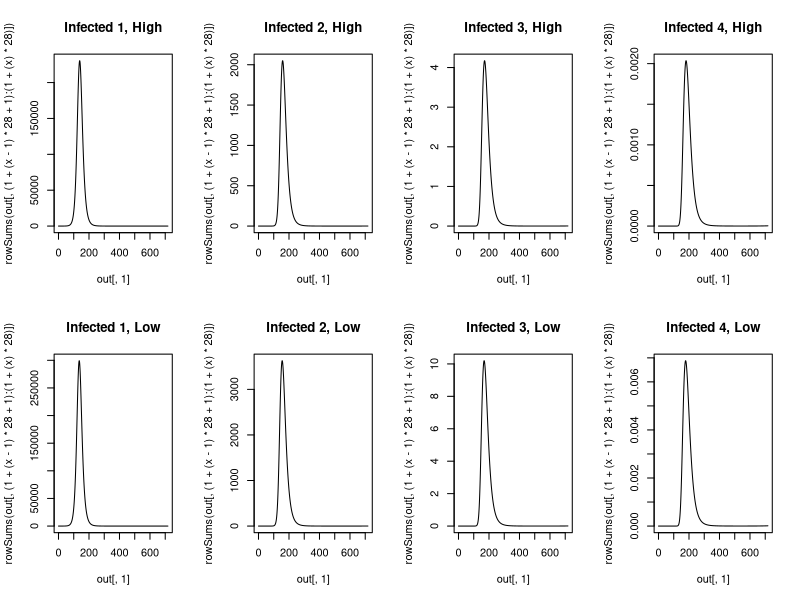

This chart was generated by the following R code:
############################
#CRC info
############################
args = commandArgs(TRUE)
input = as.numeric(args[1])
vac.vec = seq(from = 0, to = 1, by = .2)
vac = vac.vec[input]

library(deSolve)

############################
#Initial condidtions and parameters
############################
percentage_vec <- c(rep(1.8,5), rep(1.8,5), rep(1.84,5), rep(1.86,5),
                    17.2, 15, 12.7, 8.8, 5.5, 2.8, 1.3, 0.2)
percentage_vec <- percentage_vec / 100
initial_conditions <- as.data.frame(matrix(NA, nrow = 28*4, ncol = 3))
initial_conditions[,2] <- rep(1:28,4)
for(i in 1:4){
  x <- i - 1
  initial_conditions[x*(28) + (1:28),1] <- rep(i,28)
}
initial_conditions[,3] <- rep(percentage_vec,4)

susceptible_init_h <- cbind(initial_conditions[,1], initial_conditions[,2], rep(NA, 112))
susceptible_init_h[,3] <- c(initial_conditions[1:28,3] * 6 *10^6, initial_conditions[29:56,3] * 0, 
                            initial_conditions[57:84,3] * 0, initial_conditions[85:112,3] * 0)
susceptible_init_l <- cbind(initial_conditions[,1], initial_conditions[,2], rep(NA, 112))
susceptible_init_l[,3] <- c(initial_conditions[1:28,3] * 6 *10^6, initial_conditions[29:56,3] * 0, 
                            initial_conditions[57:84,3] * 0, initial_conditions[85:112,3] * 0)

infected_init_h <- cbind(initial_conditions[,1], initial_conditions[,2], rep(NA, 112))
infected_init_h[,3] <- c(initial_conditions[1:28,3] * 1, initial_conditions[29:56,3] * 0, 
                         initial_conditions[57:84,3] * 0, initial_conditions[85:112,3] * 0)
infected_init_l <- cbind(initial_conditions[,1], initial_conditions[,2], rep(NA, 112))
infected_init_l[,3] <- c(initial_conditions[1:28,3] * 1, initial_conditions[29:56,3] * 0, 
                         initial_conditions[57:84,3] * 0, initial_conditions[85:112,3] * 0)

recovered_init_h <- cbind(initial_conditions[,1], initial_conditions[,2], rep(NA, 112))
recovered_init_h[,3] <- c(initial_conditions[1:28,3] * 0, initial_conditions[29:56,3] * 0, 
                          initial_conditions[57:84,3] * 0, initial_conditions[85:112,3] * 0)
recovered_init_l <- cbind(initial_conditions[,1], initial_conditions[,2], rep(NA, 112))
recovered_init_l[,3] <- c(initial_conditions[1:28,3] * 0, initial_conditions[29:56,3] * 0, 
                          initial_conditions[57:84,3] * 0, initial_conditions[85:112,3] * 0)


susceptible_h <- function(exposure){
  x <- exposure - 1
  susceptible <- c(susceptible_init_h[(x * 28) + 1:28,3])
}
susceptible_total_h <- sum(susceptible_h(1) + susceptible_h(2) + susceptible_h(3) + susceptible_h(4))
susceptible_l <- function(exposure){
  x <- exposure - 1
  susceptible <- c(susceptible_init_l[(x * 28) + 1:28,3])
}
susceptible_total_l <- sum(susceptible_l(1) + susceptible_l(2) + susceptible_l(3) + susceptible_l(4))

infected_h <- function(exposure){
  x <- exposure - 1
  infected <- c(infected_init_h[(x * 28) + 1:28,3])
} 
infected_total_h <- sum(infected_h(1) + infected_h(2) + infected_h(3) + infected_h(4))
infected_l <- function(exposure){
  x <- exposure - 1
  infected <- c(infected_init_l[(x * 28) + 1:28,3])
} 
infected_total_l <- sum(infected_l(1) + infected_l(2) + infected_l(3) + infected_l(4))

recovered_h <- function(exposure){
  x <- exposure - 1
  recovered <- c(recovered_init_h[(x * 28) + 1:28,3])
} 
recovered_total_h <- sum(recovered_h(1) + recovered_h(2) + recovered_h(3) + recovered_h(4))
recovered_l <- function(exposure){
  x <- exposure - 1
  recovered <- c(recovered_init_l[(x * 28) + 1:28,3])
} 
recovered_total_l <- sum(recovered_l(1) + recovered_l(2) + recovered_l(3) + recovered_l(4))

population_h <- sum(susceptible_total_h + infected_total_h + recovered_total_h)
population_l <- sum(susceptible_total_l + infected_total_l + recovered_total_l)


native <- c(rep(1, 7), rep(0.86, 9), rep(0.842, 4), 0.814, 0.7676, 0.7784, rep(0.809, 5))

parms <- c(beta_h = 0.3447,
           beta_l = 0.4529,
           gamma = 1/4,
           sigma = 1/(365 * 1.2),
           mu = 19 / (1000 * 365),
           delta = c((0.013 / 365), rep(0.001 / 365, 4), rep(0, 10), rep(0.001, 5), 
                     0.002 / 365, 0.0025 / 365, 
                     0.004 / 365, 0.0085 / 365,
                     0.0175 / 365, 0.0425 / 365,
                     0.114 / 365, 0.151 / 365),
           age_window = c(rep(1, 21), rep(10, 7)),
           native = c(rep(1, 7), rep(0.86, 9), rep(0.842, 4), 0.814, 0.7676, 0.7784, rep(0.809, 5)),
           travel <- 1 - native,
           vac_h = vac,
           vac_l = vac)

############################
#MODEL
############################
model <- function(t, y, parms){
  
  beta_h <- parms[1]
  beta_l <- parms[2]
  gamma <- parms[3]
  sigma <- parms[4]
  mu <- parms[5]
  delta <- parms[6:33]
  age_window <- parms[34:61]
  native <- parms[62:89]
  travel <- parms[90:117]
  vac_h <- c(rep(0,8), ifelse((t>(365*30)), parms[118], 0), rep(0,19))
  vac_l <- c(rep(0,8), ifelse((t>(365*30)), parms[119], 0), rep(0,19))
  
  S1_h <- y[1:28]
  I1_h <- y[29:56]
  R1_h <- y[57:84]
  S2_h <- y[85:112]
  I2_h <- y[113:140]
  R2_h <- y[141:168]
  S3_h <- y[169:196]
  I3_h <- y[197:224]
  R3_h <- y[225:252]
  S4_h <- y[253:280]
  I4_h <- y[281:308]
  R4_h <- y[309:336]
  
  S1_l <- y[337:364]
  I1_l <- y[365:392]
  R1_l <- y[393:420]
  S2_l <- y[421:448]
  I2_l <- y[449:476]
  R2_l <- y[477:504]
  S3_l <- y[505:532]
  I3_l <- y[533:560]
  R3_l <- y[561:588]
  S4_l <- y[589:616]
  I4_l <- y[617:644]
  R4_l <- y[645:672]
  
  FOI <- y[673]
  FOI_h <- y[674]
  FOI_l <- y[675]
  
  infected_total_h <- sum(sum(I1_h), sum(I2_h), sum(I3_h), sum(I4_h))
  population_h <- y[1:336]
  pop_h <- sum(population_h)
  infected_total_l <- sum(sum(I1_l), sum(I2_l), sum(I3_l), sum(I4_l))
  population_l <- y[337:672]
  pop_l <- sum(population_l)
  
  effective_population_h <- population_h + rep(travel,12) * population_l
  effective_population_h <- sum(effective_population_h)
  effective_population_l <- population_l + rep(travel,12) * population_h
  effective_population_l <- sum(effective_population_l)
  
  #first infection
  dS1_h <-  
    mu * c(pop_h, rep(0,27)) +
    c(0, 1/365 / head(age_window, -1) * head(S1_h, -1)) -
    c(1/365 / head(age_window, -1) * head(S1_h, -1), 0) -
    native * S1_h * (beta_h * infected_total_h / effective_population_h) -
    travel * S1_h * (beta_l * infected_total_l / effective_population_l) -
    S1_h * delta -
    S1_h * vac_h
  dS1_l <-  
    mu * c(pop_l, rep(0,27)) +
    c(0, 1/365 / head(age_window, -1) * head(S1_l, -1)) -
    c(1/365 / head(age_window, -1) * head(S1_l, -1), 0) -
    travel * S1_l * (beta_h * infected_total_h / effective_population_h) -
    native * S1_l * (beta_l * infected_total_l / effective_population_l) -
    S1_l * delta - 
    S1_l * vac_l
  
  dI1_h <- 
    native * S1_h * (beta_h * infected_total_h / effective_population_h) +
    travel * S1_h * (beta_l * infected_total_l / effective_population_l) +
    c(0, 1/365 / head(age_window, -1) * head(I1_h, -1)) -
    c(1/365 / head(age_window, -1) * head(I1_h, -1), 0) -
    I1_h * gamma -
    I1_h * delta
  dI1_l <- 
    travel * S1_l * (beta_h * infected_total_h / effective_population_h) +
    native * S1_l * (beta_l * infected_total_l / effective_population_l) +
    c(0, 1/365 / head(age_window, -1) * head(I1_l, -1)) -
    c(1/365 / head(age_window, -1) * head(I1_l, -1), 0) -
    I1_l * gamma -
    I1_l * delta
  
  FOI <- FOI + (sum(dI1_h+dI1_l) / (sum(dS1_h+dS1_l) + 1))
  FOI_h <- FOI_h + (sum(dI1_h) / (sum(dS1_h)+1))
  FOI_l <- FOI_l + (sum(dI1_l) / (sum(dS1_l)+1))
  
  dR1_h <-
    I1_h * gamma +
    c(0, 1/365 / head(age_window, -1) * head(R1_h, -1)) -
    c(1/365 / head(age_window, -1) * head(R1_h, -1), 0) -
    R1_h * sigma -
    R1_h * delta +
    S1_h * vac_h - 
    R1_h * vac_h
  dR1_l <-
    I1_l * gamma +
    c(0, 1/365 / head(age_window, -1) * head(R1_l, -1)) -
    c(1/365 / head(age_window, -1) * head(R1_l, -1), 0) -
    R1_l * sigma -
    R1_l * delta +
    S1_l * vac_l - 
    R1_l * vac_l
  
  #second infection
  dS2_h <- 
    R1_h * sigma +
    c(0, 1/365 / head(age_window, -1) * head(S2_h, -1)) -
    c(1/365 / head(age_window, -1) * head(S2_h, -1), 0) -
    native * S2_h * (0.75 * beta_h * infected_total_h / effective_population_h) -
    travel * S2_h * (0.75 * beta_l * infected_total_l / effective_population_l) -
    S2_h * delta - 
    S2_h * vac_h
  dS2_l <- 
    R1_l * sigma +
    c(0, 1/365 / head(age_window, -1) * head(S2_l, -1)) -
    c(1/365 / head(age_window, -1) * head(S2_l, -1), 0) -
    travel * S2_l * (0.75 * beta_h * infected_total_h / effective_population_h) -
    native * S2_l * (0.75 * beta_l * infected_total_l / effective_population_l) -
    S2_l * delta - 
    S2_l * vac_l
  
  dI2_h <- 
    native * S2_h * (0.75 * beta_h * infected_total_h / effective_population_h) +
    travel * S2_h * (0.75 * beta_l * infected_total_l / effective_population_l) +
    c(0, 1/365 / head(age_window, -1) * head(I2_h, -1)) -
    c(1/365 / head(age_window, -1) * head(I2_h, -1), 0) -
    I2_h * gamma -
    I2_h * delta
  dI2_l <- 
    travel * S2_l * (0.75 * beta_h * infected_total_h / effective_population_h) +
    native * S2_l * (0.75 * beta_l * infected_total_l / effective_population_l) +
    c(0, 1/365 / head(age_window, -1) * head(I2_l, -1)) -
    c(1/365 / head(age_window, -1) * head(I2_l, -1), 0) -
    I2_l * gamma -
    I2_l * delta
  
  FOI <- FOI + (sum(dI2_h+dI2_l) / (sum(dS2_h+dS2_l) + 1))
  FOI_h <- FOI_h + (sum(dI2_h) / (sum(dS2_h)+1))
  FOI_l <- FOI_l + (sum(dI2_l) / (sum(dS2_l)+1))
  
  dR2_h <-  
    I2_h * gamma +  
    c(0, 1/365 / head(age_window, -1) * head(R2_h, -1)) -
    c(1/365 / head(age_window, -1) * head(R2_h, -1), 0) -
    R2_h * sigma -
    R2_h * delta +
    R1_h * vac_h +
    S2_h * vac_h -
    R2_h * vac_h
  dR2_l <-  
    I2_l * gamma +  
    c(0, 1/365 / head(age_window, -1) * head(R2_l, -1)) -
    c(1/365 / head(age_window, -1) * head(R2_l, -1), 0) -
    R2_l * sigma -
    R2_l * delta + 
    R1_l * vac_l +
    S2_l * vac_l -
    R2_l * vac_l
  
  #third infection
  dS3_h <- 
    R2_h * sigma + 
    c(0, 1/365 / head(age_window, -1) * head(S3_h, -1)) -
    c(1/365 / head(age_window, -1) * head(S3_h, -1), 0) -
    native * S3_h * (0.5 * beta_h * infected_total_h / effective_population_h) -
    travel * S3_h * (0.5 * beta_l * infected_total_l / effective_population_l) -
    S3_h * delta -
    S3_h * vac_h
  dS3_l <- 
    R2_l * sigma + 
    c(0, 1/365 / head(age_window, -1) * head(S3_l, -1)) -
    c(1/365 / head(age_window, -1) * head(S3_l, -1), 0) -
    travel * S3_l * (0.5 * beta_h * infected_total_h / effective_population_h) -
    native * S3_l * (0.5 * beta_l * infected_total_l / effective_population_l) -
    S3_l * delta -
    S3_l * vac_l
  
  dI3_h <- 
    native * S3_h * (0.5 * beta_h * infected_total_h / effective_population_h) +
    travel * S3_h * (0.5 * beta_l * infected_total_l / effective_population_l) +
    c(0, 1/365 / head(age_window, -1) * head(I3_h, -1)) -
    c(1/365 / head(age_window, -1) * head(I3_h, -1), 0) -
    I3_h * gamma -
    I3_h * delta
  dI3_l <- 
    travel * S3_l * (0.5 * beta_h * infected_total_h / effective_population_h) +
    native * S3_l * (0.5 * beta_l * infected_total_l / effective_population_l) +
    c(0, 1/365 / head(age_window, -1) * head(I3_l, -1)) -
    c(1/365 / head(age_window, -1) * head(I3_l, -1), 0) -
    I3_l * gamma -
    I3_l * delta
  
  FOI <- FOI + (sum(dI3_h+dI1_l) / (sum(dS3_h+dS3_l) + 1))
  FOI_h <- FOI_h + (sum(dI3_h) / (sum(dS3_h)+1))
  FOI_l <- FOI_l + (sum(dI3_l) / (sum(dS3_l)+1))
  
  dR3_h <- 
    I3_h * gamma +
    c(0, 1/365 / head(age_window, -1) * head(R3_h, -1)) -
    c(1/365 / head(age_window, -1) * head(R3_h, -1), 0) -
    R3_h * sigma -
    R3_h * delta + 
    R2_h * vac_h +
    S3_h * vac_h -
    R3_h * vac_h
  dR3_l <- 
    I3_l * gamma +
    c(0, 1/365 / head(age_window, -1) * head(R3_l, -1)) -
    c(1/365 / head(age_window, -1) * head(R3_l, -1), 0) -
    R3_l * sigma -
    R3_l * delta +
    R3_l * vac_l +
    S3_l * vac_l - 
    R3_l * vac_l
  
  #fourth infection
  dS4_h <- 
    R3_h * sigma +
    c(0, 1/365 / head(age_window, -1) * head(S4_h, -1)) -
    c(1/365 / head(age_window, -1) * head(S4_h, -1), 0) -
    native * S4_h * (0.25 * beta_h * infected_total_h / effective_population_h) -
    travel * S4_h * (0.25 * beta_l * infected_total_l / effective_population_l) -
    S4_h * delta - 
    S4_h * vac_h
  dS4_l <- 
    R3_l * sigma +
    c(0, 1/365 / head(age_window, -1) * head(S4_l, -1)) -
    c(1/365 / head(age_window, -1) * head(S4_l, -1), 0) -
    travel * S4_l * (0.25 * beta_h * infected_total_h / effective_population_h) -
    native * S4_l * (0.25 * beta_l * infected_total_l / effective_population_l) -
    S4_l * delta - 
    S4_l * vac_l
  
  dI4_h <- 
    native * S4_h * (0.25 * beta_h * infected_total_h / effective_population_h) +
    travel * S4_h * (0.25 * beta_l * infected_total_l / effective_population_l) +
    c(0, 1/365 / head(age_window, -1) * head(I4_h, -1)) -
    c(1/365 / head(age_window, -1) * head(I4_h, -1), 0) -
    I4_h * gamma -
    I4_h * delta
  dI4_l <- 
    travel * S4_l * (0.25 * beta_h * infected_total_h / effective_population_h) +
    native * S4_l * (0.25 * beta_l * infected_total_l / effective_population_l) +
    c(0, 1/365 / head(age_window, -1) * head(I4_l, -1)) -
    c(1/365 / head(age_window, -1) * head(I4_l, -1), 0) -
    I4_l * gamma -
    I4_l * delta
  
  FOI <- FOI + (sum(dI4_h+dI4_l) / (sum(dS4_h+dS4_l) + 1))
  FOI_h <- FOI_h + (sum(dI4_h) / (sum(dS4_h)+1))
  FOI_l <- FOI_l + (sum(dI4_l) / (sum(dS4_l)+1))
  
  dR4_h <- 
    I4_h * gamma +
    c(0, 1/365 / head(age_window, -1) * head(R4_h, -1)) -
    c(1/365 / head(age_window, -1) * head(R4_h, -1), 0) -
    R4_h * delta +
    R3_h * vac_h +
    S4_h * vac_h
  dR4_l <- 
    I4_l * gamma +
    c(0, 1/365 / head(age_window, -1) * head(R4_l, -1)) -
    c(1/365 / head(age_window, -1) * head(R4_l, -1), 0) -
    R4_l * delta + 
    R3_l * vac_l +
    S4_l * vac_l
  
  
  list(c(dS1_h, dI1_h, dR1_h,
         dS2_h, dI2_h, dR2_h,
         dS3_h, dI3_h, dR3_h,
         dS4_h, dI4_h, dR4_h,
         dS1_l, dI1_l, dR1_l,
         dS2_l, dI2_l, dR2_l,
         dS3_l, dI3_l, dR3_l,
         dS4_l, dI4_l, dR4_l, 
         FOI, FOI_h, FOI_l))
  
}

############################
#RUN MODEL
############################
y_init <- c(susceptible_h(1), infected_h(1), recovered_h(1),
            susceptible_h(2), infected_h(2), recovered_h(2),
            susceptible_h(3), infected_h(3), recovered_h(3),
            susceptible_h(4), infected_h(4), recovered_h(4),
            susceptible_l(1), infected_l(1), recovered_l(1),
            susceptible_l(2), infected_l(2), recovered_l(2),
            susceptible_l(3), infected_l(3), recovered_l(3),
            susceptible_l(4), infected_l(4), recovered_l(4),
            0, 0, 0)
times <- seq(from = 0, to = 365 * 50, by = .1)
out <- ode(times = times, y = y_init, func = model, parms = parms)

############################
#PROCESSING
############################
#png(filename = paste('infections_', input, '.png', sep = ''))
#par(mfrow = c(2,2))
#infected_names <- c("Infected 1", "Infected 2", "Infected 3", "Infected 4")
#for(i in 0:3){
#  x <- 2 + 3 * i
#  y <- x + 12
#  legend_y <- max(rowSums(out[,(1+(x-1)*28+1):(1+(x)*28)]))
#  {plot(out[,1],rowSums(out[,(1+(x-1)*28+1):(1+(x)*28)]),type='l', 
#        col = "red", lwd = 2, ylab = '',
#        main = infected_names[i + 1])
#    lines(out[,1],rowSums(out[,(1+(y-1)*28+1):(1+(y)*28)]),type='l', lwd = 2)
#    legend(8000, (2/3) * legend_y, legend=c("High SES", "Low SES"),
#           col=c("red", "black"), lwd = c(2,2), cex=0.8)
#  }}
#dev.off()


############################
#OUTPUT
############################
#out_last <- out[nrow(out),]
#FOI <- out[,674]
#FOI_h <- out[,675]
#FOI_l <- out[,676]
#save(out_last, file = paste('output_', input, '.RData', sep = ''))
#save(FOI, file = paste('FOI_', input, '.RData', sep = ''))
#save(FOI_h, file = paste('FOI.h_', input, '.RData', sep = ''))
#save(FOI_l, file = paste('FOI.l_', input, '.RData', sep = ''))

#plot infected
png(filename = paste('infected_', input, '.png', sep = ''))
par(mfrow = c(2,4))
infected_names <- c("Infected 1, High", "Infected 2, High", 
                    "Infected 3, High", "Infected 4, High",
                    "Infected 1, Low", "Infected 2, Low", 
                    "Infected 3, Low", "Infected 4, Low")
for(i in 0:7){
  x <- 2 + 3 * i
  plot(out[,1],rowSums(out[,(1+(x-1)*28+1):(1+(x)*28)]),type='l', 
       col = "black",
       main = infected_names[i + 1])
}
dev.off()

#Plot susceptible
#png(filename = paste('susceptible_', input, '.png', sep = ''))
#par(mfrow = c(2,4))
#susceptible_names <- c("Susceptible 1, High", "Susceptible 2, High", 
#                       "Susceptible 3, High", "Susceptible 4, High",
#                       "Susceptible 1, Low", "Susceptible 2, Low", 
#                       "Susceptible 3, Low", "Susceptible 4, Low")
#for(i in 0:7){
#  x <- 1 + 3 * i
#  plot(out[,1],rowSums(out[,(1+(x-1)*28+1):(1+(x)*28)]),type='l', 
#        ylim= range(0:2e6), main = susceptible_names[i + 1])
#}
#dev.off()

#plot recovered
#png(filename = paste('recovered_', input, '.png', sep = ''))
#par(mfrow = c(2,4))
#recovered_names <- c("Recovered 1, High", "Recovered 2, High", 
#                     "Recovered 3, High", "Recovered 4, High",
#                     "Recovered 1, Low", "Recovered 2, Low", 
#                     "Recovered 3, Low", "Recovered 4, Low")
#for(i in 0:7){
#  x <- 3 + 3 * i
#  plot(out[,1],rowSums(out[,(1+(x-1)*28+1):(1+(x)*28)]),type='l', 
#        ylim= range(0:2e6), col = "black", main = recovered_names [i + 1])
#}
#dev.off()
